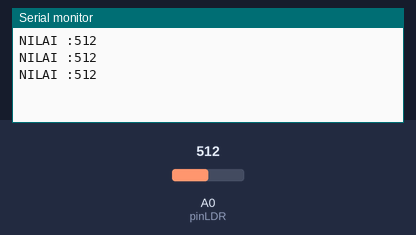
Bench run of a sketch on a simulated Arduino Uno, built with avr-gcc and run on an emulated ATmega328P. On the bench: the last lines printed to the serial monitor. Inputs (shaded band) come from the test bench; at power-on: A0 (pinLDR) = 512.

Above: at 1.3 s.
1.4 s: A0 (pinLDR) set to 716
At 1.9 s:
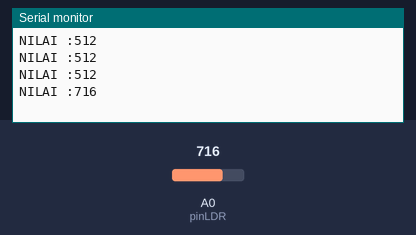
2.9 s: A0 (pinLDR) set to 900
At 3.4 s:
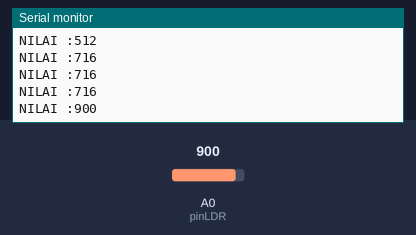
Timing chart, 0 to 5.9 s (numbered marks = the images above; inputs shaded):
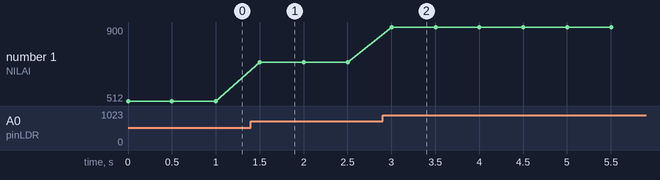

The sketch:

1.Sensor_LDR.ino
```cpp
//INISIALIASI
int pinLDR=A0;

void setup() {
 Serial.begin(9600);
}

void loop() {
  //BACA DATA
  int bacaLDR=analogRead(pinLDR);

  //PRINT TO SERIAL
  Serial.print("NILAI :");
  Serial.print(bacaLDR);
  Serial.println();
  delay(500);
}
```

Measured:
- after the input at 1.4 s, the serial monitor: prints a new line after 0.10 s (image 1)
- after the input at 2.9 s, the serial monitor: prints a new line after 0.10 s (image 2)
- plotted number 1: 512 → 716 after the input at 1.4 s, 716 → 900 after the input at 2.9 s
